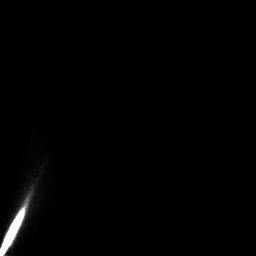
#> input picture result/out_B_1k_2k.jpg, 256 x 256 px
$ python comparasum.py
#> lines starting #> are read from the running program, lines starting #| are printed output that depends on the picture; after the words box and inside, x2 and y2 are one past the last pixel; in counts of white or black regions, pixels touching at a corner belong together
import cv2
from PIL import Image
import numpy as np
import matplotlib.pyplot as plt
from scipy.optimize import curve_fit

def func(x, a, c):
    # k = 2
    return x * np.power(2, a * c) / np.power((1 + np.power(x, 1 / c) * (np.power(2, a) - 1)), c)


def matadd(m1,m2):
    result = np.zeros(m1.shape)
    assert m1.shape == m2.shape
    for i in range(m1.shape[0]):
        for j in range(m1.shape[1]):
            result[i][j] = m1[i][j] + m2[i][j]
    return result

def bin_count(comparagram,color):
    fit_curve = np.zeros(256)
    for i in range(256):
        indices = np.argmax(comparagram[:,i])
        #print(indices)
        fit_curve[i] = indices.mean()
    np.savetxt("result/fit_" + color + "fit.txt", fit_curve, fmt="%d")
    x_axis = np.array(range(256))
    plt.plot(x_axis[fit_curve > 0],fit_curve[fit_curve > 0], c='black', linewidth=2.0)
    plt.savefig("result/fit_"+ color + ".jpg")
    plt.clf()
    return fit_curve, x_axis

comp1_B = cv2.imread("result/out_B_1k_2k.jpg",cv2.IMREAD_GRAYSCALE)
#> comp1_B is the input picture: shape (256, 256); min 0, max 255, mean 2.3
comp2_B = cv2.imread("result/out_B_2k_4k.jpg",cv2.IMREAD_GRAYSCALE)
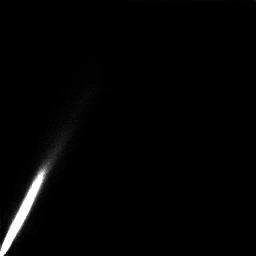
#> input picture result/out_B_2k_4k.jpg, 256 x 256 px
#> comp2_B is the input picture: shape (256, 256); min 0, max 255, mean 4.2
comp3_B = cv2.imread("result/out_B_4k_8k.jpg",cv2.IMREAD_GRAYSCALE)
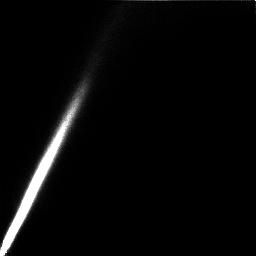
#> input picture result/out_B_4k_8k.jpg, 256 x 256 px
#> comp3_B is the input picture: shape (256, 256); min 0, max 255, mean 8
comp4_B = cv2.imread("result/out_B_8k_16k.jpg",cv2.IMREAD_GRAYSCALE)
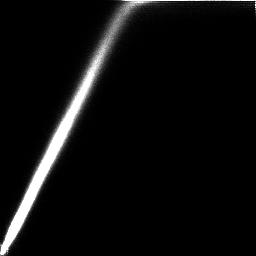
#> input picture result/out_B_8k_16k.jpg, 256 x 256 px
#> comp4_B is the input picture: shape (256, 256); min 0, max 255, mean 13.3
comp5_B = cv2.imread("result/out_B_16k_32k.jpg",cv2.IMREAD_GRAYSCALE)
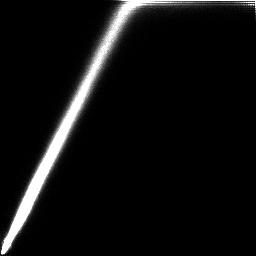
#> input picture result/out_B_16k_32k.jpg, 256 x 256 px
#> comp5_B is the input picture: shape (256, 256); min 0, max 255, mean 15.9
comp6_B = cv2.imread("result/out_B_32k_64k.jpg",cv2.IMREAD_GRAYSCALE)
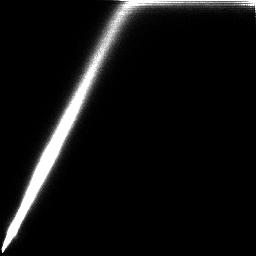
#> input picture result/out_B_32k_64k.jpg, 256 x 256 px
#> comp6_B is the input picture: shape (256, 256); min 0, max 255, mean 16.9

compsum_B = matadd(matadd(matadd(matadd(matadd(comp1_B.astype(float),comp2_B.astype(float)),comp3_B.astype(float)),comp4_B.astype(float)) \
    ,comp5_B.astype(float)),comp6_B.astype(float))
#> in matadd (call 2), `result = np.zeros(m1.shape)`: result: shape (256, 256) float64; every value is 0
#> after the loop in matadd (call 5), `for i in range(m1.shape[0]):`:
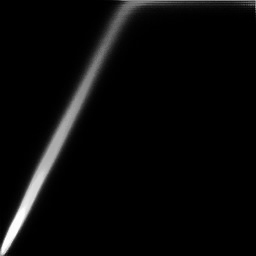
#> result: shape (256, 256) float64; min 0, max 1530, mean 60.7; drawn with min black and max white

#np.savetxt("result/test.txt",compsum_B,fmt="%d")
compsum_B[compsum_B>255] = 255
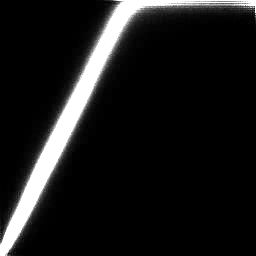
#> compsum_B: shape (256, 256) float64; 6.93% of pixels changed, all inside (x1, y1, x2, y2) = (0, 0, 256, 256)
#print(compsum_B.max())
np.savetxt("result/compsum_B.txt",compsum_B,fmt="%d")
#> (the run stopped early here; a loop or call above may not have finished)
